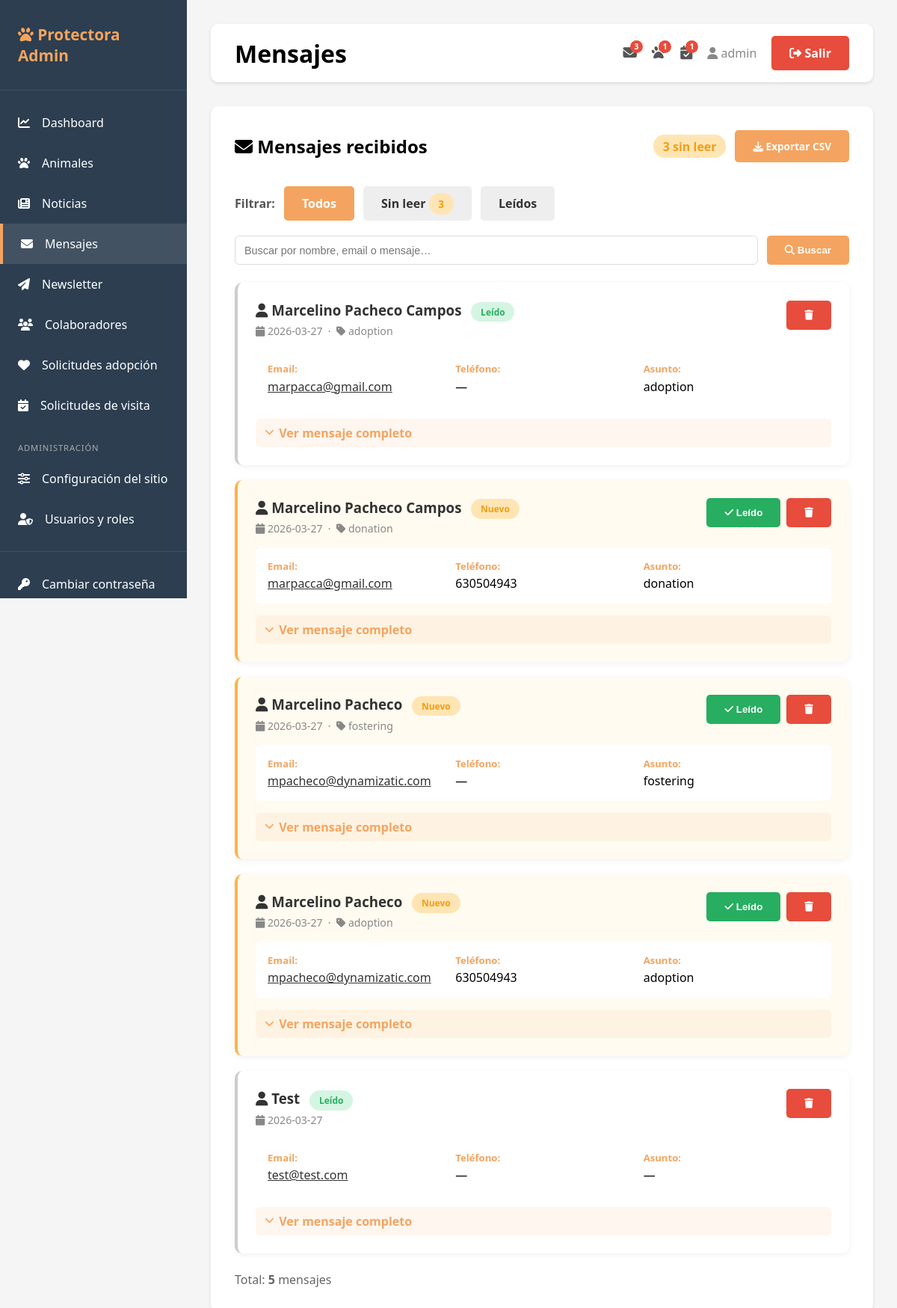
Screenshot of /admin/contacts (signed in) with the database file from the repository.
### tables this page shows
CREATE TABLE contacts (
                id INTEGER PRIMARY KEY AUTOINCREMENT,
                name TEXT NOT NULL,
                email TEXT NOT NULL,
                phone TEXT,
                subject TEXT,
                message TEXT,
                read BOOLEAN DEFAULT 0,
                created_at TIMESTAMP DEFAULT CURRENT_TIMESTAMP
            );

### app.py (the view)
@app.route('/admin/contacts')
@login_required
def list_contacts():
    db = get_db()
    read_filter = request.args.get('filter', '')  # 'unread', 'read' o ''
    search      = request.args.get('search', '').strip()
    placeholder = get_placeholder()
    query  = 'SELECT * FROM contacts WHERE 1=1'
    params = []
    if read_filter == 'unread':
        query += ' AND read = 0'
    elif read_filter == 'read':
        query += ' AND read = 1'
    if search:
        query += f' AND (name LIKE {placeholder} OR email LIKE {placeholder} OR subject LIKE {placeholder} OR message LIKE {placeholder})'
        params.extend([f'%{search}%'] * 4)
    query += ' ORDER BY created_at DESC'
    contacts     = db.execute(query, params).fetchall()
    total_unread = db.execute('SELECT COUNT(*) as c FROM contacts WHERE read = 0').fetchone()['c']
    return render_template('contacts.html', contacts=contacts,
                           read_filter=read_filter, search=search, total_unread=total_unread)

### app.py (called while the page is built)
def generate_csrf_token():
    if '_csrf_token' not in session:
        session['_csrf_token'] = secrets.token_hex(32)
    return session['_csrf_token']

def get_placeholder():
    return '%s' if USE_POSTGRES else '?'

def get_db():
    if USE_POSTGRES:
        conn = psycopg2.connect(DATABASE_URL)
        conn.cursor_factory = psycopg2.extras.RealDictCursor
        return DatabaseWrapper(conn, is_postgres=True)
    else:
        conn = sqlite3.connect(DATABASE)
        conn.row_factory = sqlite3.Row
        return DatabaseWrapper(conn, is_postgres=False)

def login_required(f):
    @wraps(f)
    def decorated_function(*args, **kwargs):
        if 'user_id' not in session:
            return redirect(url_for('login'))
        return f(*args, **kwargs)
    return decorated_function

    def execute(self, query, params=None):
        if self._is_postgres and '?' in query:
            query = query.replace('?', '%s')
        cursor = self._conn.cursor()
        if params:
            cursor.execute(query, params)
        else:
            cursor.execute(query)
        return cursor

### templates/contacts.html (shortened to what this page needs)
{% extends "base.html" %}
{% block page_title %}Mensajes{% endblock %}
{% block content %}
<div style="display: flex; justify-content: space-between; align-items: center; margin-bottom: 2rem;">
    <h2><i class="fas fa-envelope"></i> Mensajes recibidos</h2>
    <div style="display:flex; gap:.75rem; align-items:center;">
        <span class="badge badge-warning" style="font-size: 1rem;">
            {{ total_unread }} sin leer
        </span>
        <a href="{{ url_for('export_contacts_csv') }}" class="btn btn-primary" style="font-size:.85rem;">
            <i class="fas fa-download"></i> Exportar CSV
        </a>
    </div>
</div>
<div style="display:flex; gap:.75rem; margin-bottom:1.25rem; flex-wrap:wrap; align-items:center;">
    <strong style="color:#555;">Filtrar:</strong>
    <a href="{{ url_for('list_contacts', search=search) }}"
       class="btn btn-sm" style="background:{% if not read_filter %}#F4A460; color:white{% else %}#eee; color:#333{% endif %}">Todos</a>
    <a href="{{ url_for('list_contacts', filter='unread', search=search) }}"
       class="btn btn-sm" style="background:{% if read_filter == 'unread' %}#FFB347; color:white{% else %}#eee; color:#333{% endif %}">
       Sin leer{% if total_unread %} <span class="badge badge-warning">{{ total_unread }}</span>{% endif %}</a>
    <a href="{{ url_for('list_contacts', filter='read', search=search) }}"
       class="btn btn-sm" style="background:{% if read_filter == 'read' %}#27ae60; color:white{% else %}#eee; color:#333{% endif %}">Leídos</a>
</div>
<form method="GET" style="display:flex; gap:.75rem; margin-bottom:1.5rem; flex-wrap:wrap;">
    <input type="text" name="search" value="{{ search }}" placeholder="Buscar por nombre, email o mensaje…"
           style="flex:1; min-width:200px; padding:.45rem .75rem; border:1px solid #ddd; border-radius:6px; font-size:.9rem;">
    <button type="submit" class="btn btn-primary btn-sm"><i class="fas fa-search"></i> Buscar</button>
</form>
{% if contacts %}
<div style="display: grid; gap: 1.25rem;">
    {% for contact in contacts %}
    <div style="background:{% if not contact.read %}#fffbf0{% else %}white{% endif %}; border-radius:10px; padding:1.5rem; box-shadow:0 2px 8px rgba(0,0,0,0.06); border-left:4px solid {% if not contact.read %}#FFB347{% else %}#ccc{% endif %};">
        <div style="display:flex; justify-content:space-between; align-items:start; margin-bottom:1rem; flex-wrap:wrap; gap:1rem;">
            <div>
                <h3 style="margin:0 0 0.4rem; color:#333;">
                    <i class="fas fa-user"></i> {{ contact.name }}
                    {% if not contact.read %}
                    <span class="badge badge-warning" style="font-size:0.75rem; vertical-align:middle; margin-left:.5rem;">Nuevo</span>
                    {% else %}
                    <span class="badge badge-success" style="font-size:0.75rem; vertical-align:middle; margin-left:.5rem;">Leído</span>
                    {% endif %}
                </h3>
                <div style="font-size:0.88rem; color:#888;">
                    <i class="fas fa-calendar"></i> {{ contact.created_at[:10] if contact.created_at else '—' }}
                    {% if contact.subject %}
                    &nbsp;·&nbsp; <i class="fas fa-tag"></i> {{ contact.subject }}
                    {% endif %}
                </div>
            </div>
            <div style="display:flex; gap:0.5rem; align-items:center; flex-shrink:0;">
                {% if not contact.read %}
                <form method="POST" action="{{ url_for('mark_contact_read', contact_id=contact.id) }}" style="display:inline;">
                    <button type="submit" class="btn btn-success btn-sm" title="Marcar como leído">
                        <i class="fas fa-check"></i> Leído
                    </button>
                </form>
                {% endif %}
                <form method="POST" action="{{ url_for('delete_contact', contact_id=contact.id) }}" style="display:inline;"
                      onsubmit="return confirm('¿Eliminar este mensaje?');">
                    <button type="submit" class="btn btn-danger btn-sm" title="Eliminar">
                        <i class="fas fa-trash"></i>
                    </button>
                </form>
            </div>
        </div>
        <div style="display:grid; grid-template-columns:repeat(auto-fit, minmax(200px, 1fr)); gap:1rem; padding:1rem; background:white; border-radius:8px; margin-bottom:1rem;">
            <div>
                <strong style="color:#F4A460; display:block; font-size:0.82rem; margin-bottom:.2rem;">Email:</strong>
                <a href="mailto:{{ contact.email }}" style="color:#333; word-break:break-all;">{{ contact.email }}</a>
            </div>
            <div>
                <strong style="color:#F4A460; display:block; font-size:0.82rem; margin-bottom:.2rem;">Teléfono:</strong>
                <span>{{ contact.phone or '—' }}</span>
            </div>
            <div>
                <strong style="color:#F4A460; display:block; font-size:0.82rem; margin-bottom:.2rem;">Asunto:</strong>
                <span>{{ contact.subject or '—' }}</span>
            </div>
        </div>
        <details>
            <summary style="cursor:pointer; color:#F4A460; font-weight:600; padding:.5rem .75rem; border-radius:6px; background:rgba(244,164,96,0.1); list-style:none; display:flex; align-items:center; gap:.4rem;">
                <i class="fas fa-chevron-down" style="font-size:.8rem;"></i> Ver mensaje completo
            </summary>
        </details>
    </div>
    {% endfor %}
</div>
<p style="color:#666; margin-top:1.5rem;">Total: <strong>{{ contacts|length }}</strong> mensajes</p>
{% else %}
<div style="text-align: center; padding: 3rem;">
    <i class="fas fa-inbox" style="font-size: 4rem; color: #ddd; margin-bottom: 1rem;"></i>
    <h3 style="color: #666;">No hay mensajes de contacto</h3>
    <p style="color: #999;">Cuando alguien rellene el formulario de contacto, aparecerá aquí.</p>
</div>
{% endif %}
{% endblock %}

### templates/base.html (style rules this page uses)
* { margin: 0; padding: 0; box-sizing: border-box; }
body { font-family: 'Segoe UI', Tahoma, Geneva, Verdana, sans-serif; background: #f5f5f5; }
.btn { padding: 0.75rem 1.5rem; border: none; border-radius: 5px; cursor: pointer; font-weight: 600; transition: all 0.3s; text-decoration: none; display: inline-block; }
.btn-primary { background: #F4A460; color: white; }
.btn-danger { background: #E74C3C; color: white; }
.btn-success { background: #27AE60; color: white; }
.badge { padding: 0.3rem 0.8rem; border-radius: 15px; font-size: 0.85rem; font-weight: 600; }
.badge-success { background: #D5F5E3; color: #27AE60; }
.badge-warning { background: #FFE5B4; color: #F39C12; }

### rows the page displays
contacts: name "Marcelino Pacheco Campos", read "Leído", created_at "2026-03-27", subject "adoption", email "marpacca@gmail.com", phone "—"
contacts: name "Marcelino Pacheco Campos", read "Nuevo", created_at "2026-03-27", subject "donation", email "marpacca@gmail.com", phone "630504943"
contacts: name "Marcelino Pacheco", read "Nuevo", created_at "2026-03-27", subject "fostering", email "mpacheco@dynamizatic.com", phone "—"
contacts: name "Marcelino Pacheco", read "Nuevo", created_at "2026-03-27", subject "adoption", email "mpacheco@dynamizatic.com", phone "630504943"
contacts: name "Test", read "Leído", created_at "2026-03-27", email "test@test.com", phone "—", subject "—"

### other values shown
{{ nav_unread_contacts if nav_unread_contacts <= 99 else '99+' }} "3"
{{ nav_pending_adoptions if nav_pending_adoptions <= 99 else '99+' }} "1"
{{ nav_pending_visits if nav_pending_visits <= 99 else '99+' }} "1"
{{ session.username }} "admin"
{{ total_unread }} "3"
{{ contacts|length }} "5"
